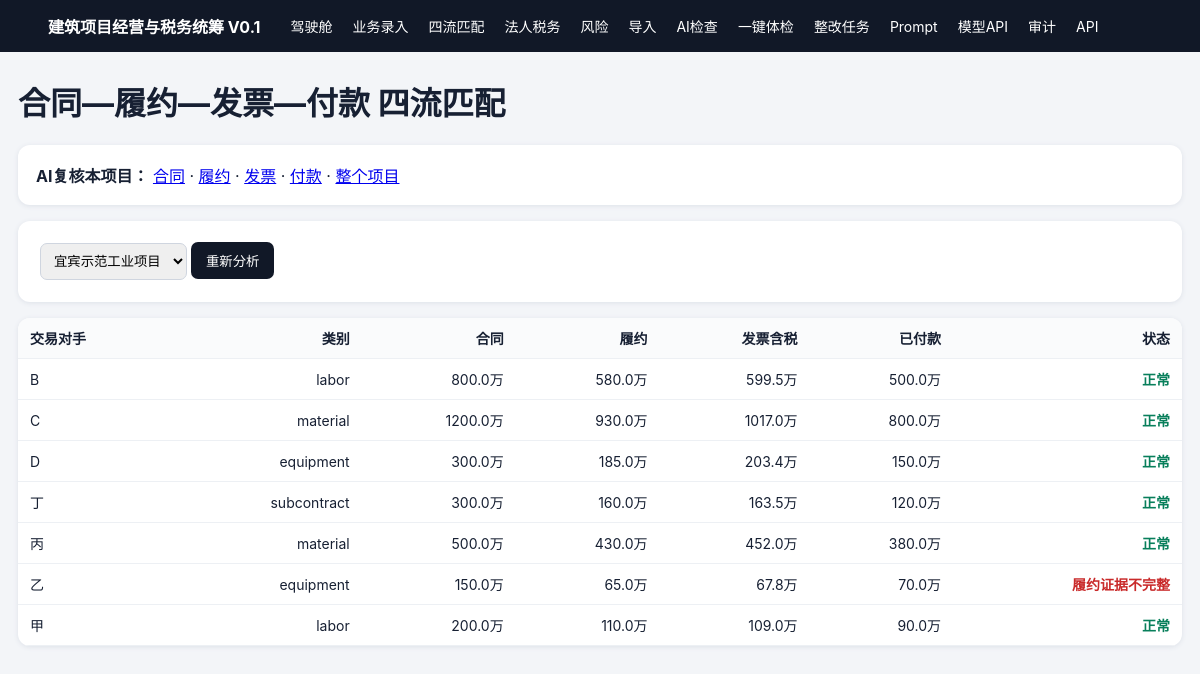
Page /matching on the committed database.
### app/models.py (models this page shows)
class Contract(Base):
    __tablename__="contracts"
    id:Mapped[int]=mapped_column(primary_key=True)
    project_id:Mapped[int]=mapped_column(ForeignKey("projects.id"),index=True)
    contract_no:Mapped[str]=mapped_column(String(50),default="")
    buyer_code:Mapped[str]=mapped_column(String(8),index=True)
    seller_code:Mapped[str]=mapped_column(String(8),index=True)
    category:Mapped[str]=mapped_column(String(30),index=True)
    amount:Mapped[float]=mapped_column(Float)
    internal_trade:Mapped[bool]=mapped_column(Boolean,default=False,index=True)
    note:Mapped[str]=mapped_column(String(200),default="")

### app/main.py (the view)
@app.get("/matching",response_class=HTMLResponse)
def matching(r:Request,project_id:int|None=None):
    db=SessionLocal(); ps=db.execute(select(Project)).scalars().all()
    pid=project_id or (ps[0].id if ps else None); rows=matching_rows(db,pid) if pid else []
    db.close(); return t.TemplateResponse(r, "matching.html", {"projects":ps, "pid":pid, "rows":rows})

### app/templates/matching.html
{% extends 'base.html' %}{% block body %}
<h1>合同—履约—发票—付款 四流匹配</h1>
{% if pid %}<div class="panel"><b>AI复核本项目：</b>
<a href="/ai-review?project_id={{pid}}&scope=contract">合同</a> ·
<a href="/ai-review?project_id={{pid}}&scope=fulfillment">履约</a> ·
<a href="/ai-review?project_id={{pid}}&scope=invoice">发票</a> ·
<a href="/ai-review?project_id={{pid}}&scope=cashflow">付款</a> ·
<a href="/ai-review?project_id={{pid}}&scope=whole_project">整个项目</a>
</div>{% endif %}
<form method="get"><select name="project_id">{% for p in projects %}<option value="{{p.id}}" {{'selected' if p.id==pid else ''}}>{{p.name}}</option>{% endfor %}</select><button>重新分析</button></form>
<table><tr><th>交易对手</th><th>类别</th><th>合同</th><th>履约</th><th>发票含税</th><th>已付款</th><th>状态</th></tr>
{% for x in rows %}<tr><td>{{x.counterparty}}</td><td>{{x.category}}</td><td>{{'%.1f'|format(x.contract/10000)}}万</td><td>{{'%.1f'|format(x.fulfillment/10000)}}万</td><td>{{'%.1f'|format(x.invoice/10000)}}万</td><td>{{'%.1f'|format(x.paid/10000)}}万</td><td class="{{'green' if x.status=='正常' else 'red'}}">{{x.status}}</td></tr>{% endfor %}</table>
{% endblock %}

### app/templates/base.html (shortened to what this page needs)
<!doctype html><html><head><meta charset="utf-8"><meta name="viewport" content="width=device-width,initial-scale=1">
</head><body><nav><span class="brand">建筑项目经营与税务统筹 V0.1</span><a href="/">驾驶舱</a><a href="/manage">业务录入</a><a href="/matching">四流匹配</a><a href="/tax-ledger">法人税务</a><a href="/risks">风险</a><a href="/imports">导入</a><a href="/ai-review">AI检查</a><a href="/health-check">一键体检</a><a href="/tasks">整改任务</a><a href="/ai-prompts">Prompt</a><a href="/ai-models">模型API</a><a href="/audit">审计</a><a href="/docs">API</a></nav><div class="w">{% block body %}{% endblock %}</div></body></html>

### app/templates/base.html (style rules this page uses)
body { font-family:-apple-system,BlinkMacSystemFont,"PingFang SC",sans-serif;margin:0;background:#f3f5f8;color:#172033 }
nav { background:#111827;color:#fff;padding:14px 4%;display:flex;gap:20px;align-items:center;flex-wrap:wrap }
nav a { color:#fff;text-decoration:none;font-size:14px }
.brand { font-weight:700;margin-right:10px }
.w { max-width:1250px;margin:26px auto;padding:0 18px }
.card,table,.panel,form { background:white;border-radius:12px;box-shadow:0 1px 5px #dde1e8 }
.panel,form { padding:18px;margin:16px 0 }
table { width:100%;border-collapse:collapse;margin:16px 0;overflow:hidden }
th,td { padding:10px 12px;border-bottom:1px solid #edf0f4;text-align:right;font-size:14px }
th:first-child,td:first-child { text-align:left }
th { background:#fafbfc }
input,select,textarea { padding:9px;margin:4px;border:1px solid #cfd5df;border-radius:7px;max-width:100% }
button { padding:9px 15px;background:#111827;color:white;border:0;border-radius:7px }
.red { color:#c92a2a;font-weight:600 }
.green { color:#087f5b;font-weight:600 }

### rows in the picture
Contract: counterparty "B", category "labor", contract "800.0", fulfillment "580.0", invoice "599.5", paid "500.0", status "正常"
Contract: counterparty "C", category "material", contract "1200.0", fulfillment "930.0", invoice "1017.0", paid "800.0", status "正常"
Contract: counterparty "D", category "equipment", contract "300.0", fulfillment "185.0", invoice "203.4", paid "150.0", status "正常"
Contract: counterparty "丁", category "subcontract", contract "300.0", fulfillment "160.0", invoice "163.5", paid "120.0", status "正常"
Contract: counterparty "丙", category "material", contract "500.0", fulfillment "430.0", invoice "452.0", paid "380.0", status "正常"
Contract: counterparty "乙", category "equipment", contract "150.0", fulfillment "65.0", invoice "67.8", paid "70.0", status "履约证据不完整"
Contract: counterparty "甲", category "labor", contract "200.0", fulfillment "110.0", invoice "109.0", paid "90.0", status "正常"

### other values in the picture
form field project_id "宜宾示范工业项目"
